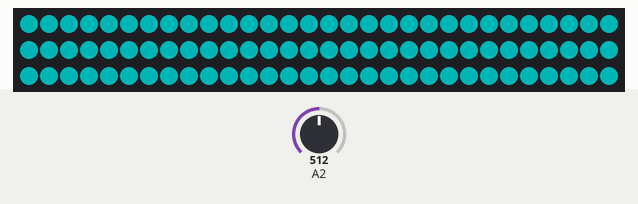
A sketch run on a simulated Arduino Uno, built with avr-gcc and run on an emulated ATmega328P. Parts: 90 RGB LEDs in strip order, left to right, continuing on the next row. The test bench sets the inputs (shaded band); at power-on: A2 = 512. Dim RGB values are drawn brighter than linear.

Above: at 0.18 s.

The sketch:

Drum_Beat.ino
```cpp
#include <Adafruit_NeoPixel.h>
#define PIN 2 // the data pin of the development board
#define NUM_LEDS 90 // type in the number of LEDs
// Parameter 1 = number of pixels in strip
// Parameter 2 = pin number (most are valid)
// Parameter 3 = pixel type flags, add together as needed:
//   NEO_KHZ800  800 KHz bitstream (most NeoPixel products w/WS2812 LEDs)
//   NEO_KHZ400  400 KHz (classic 'v1' (not v2) FLORA pixels, WS2811 drivers)
//   NEO_GRB     Pixels are wired for GRB bitstream (most NeoPixel products)
//   NEO_RGB     Pixels are wired for RGB bitstream (v1 FLORA pixels, not v2)
Adafruit_NeoPixel strip = Adafruit_NeoPixel(NUM_LEDS, PIN, NEO_GRB + NEO_KHZ800);

void setup() {
  strip.begin();
  strip.setBrightness(127); // hlaf-brightness
  strip.show(); // Initialize all pixels to 'off'
}

// *** REPLACE FROM HERE ***
void loop() {
 if(analogRead(2) > 300){
  setAll(0, 127, 127);
  delay(10); // turn it for only 10 ms to make it look like a pulse, then turn it off immediately
  setAll(0, 0, 0); // if not turned off, it will just light up until no sound is picked-up
 }
 else {
  setAll(0, 0, 0);
  }
}

// ---> here we define the effect function <---
// *** REPLACE TO HERE ***

void setAll(byte red, byte green, byte blue) {
  for(int i = 0; i < NUM_LEDS; i++ ) {
    setPixel(i, red, green, blue);
  }
  showStrip();
}

void setPixel(int Pixel, byte red, byte green, byte blue) {
 #ifdef ADAFRUIT_NEOPIXEL_H
   // NeoPixel
   strip.setPixelColor(Pixel, strip.Color(red, green, blue));
 #endif
 #ifndef ADAFRUIT_NEOPIXEL_H
   // FastLED
   leds[Pixel].r = red;
   leds[Pixel].g = green;
   leds[Pixel].b = blue;
 #endif
}

void showStrip() {
 #ifdef ADAFRUIT_NEOPIXEL_H
   // NeoPixel
   strip.show();
 #endif
 #ifndef ADAFRUIT_NEOPIXEL_H
   // FastLED
   FastLED.show();
 #endif
}
```
